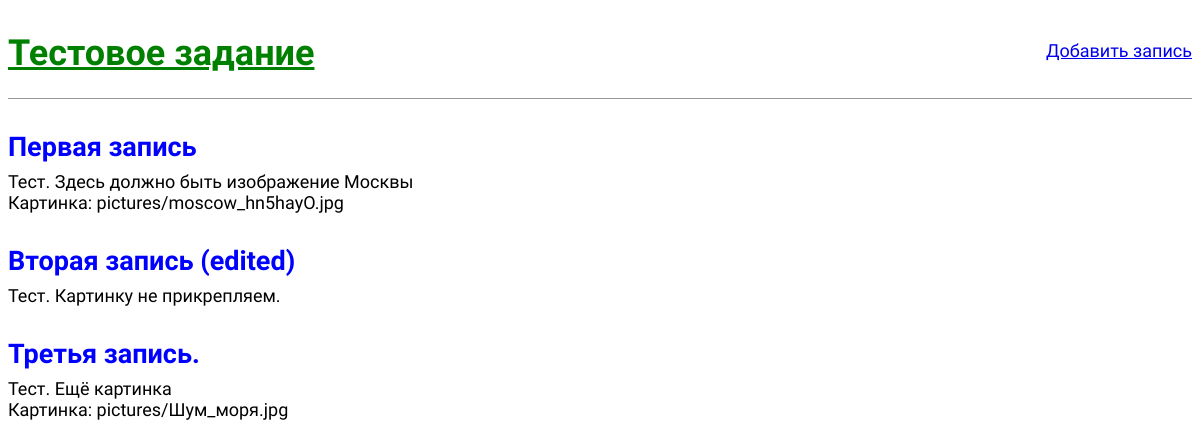
Before: / with the older database file.
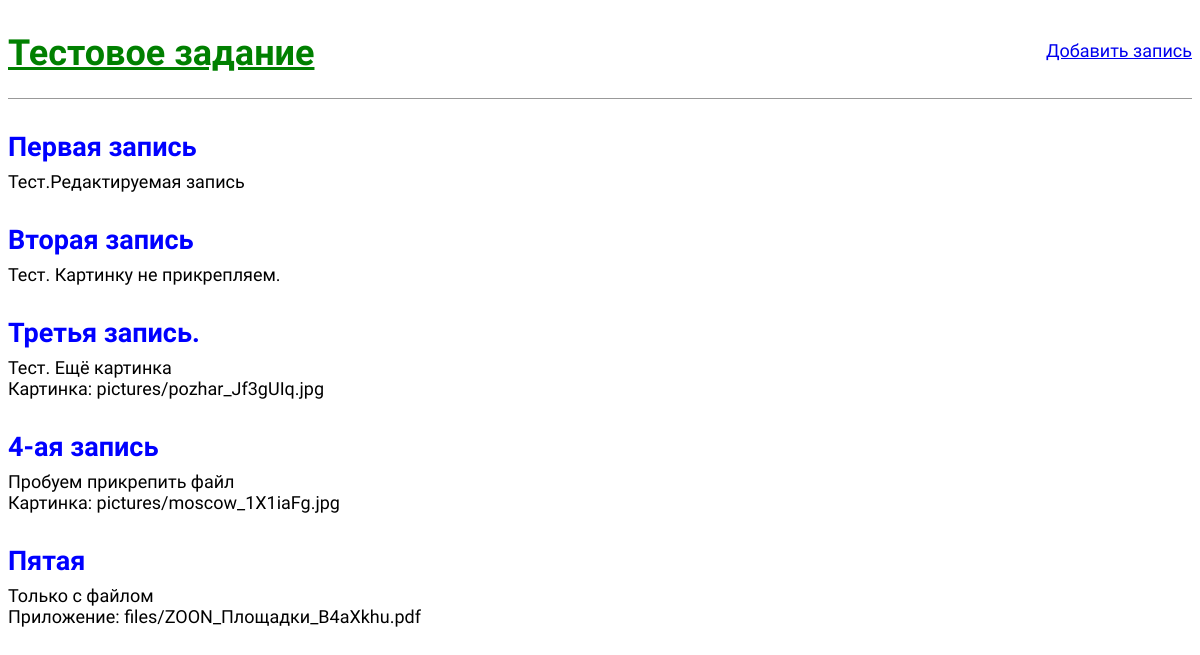
After: the same page with the newer database file.
### redactor/models.py (models this page shows, shortened)
class Post(models.Model):
    title = models.CharField(verbose_name='Заголовок', max_length=200)
    body = models.TextField(verbose_name='Публикация')
    image = models.ImageField(verbose_name='Картинка', upload_to='pictures', blank=True, null=True)
    file = models.FileField(verbose_name='Приложение', upload_to='files', null=True)

### redactor/views.py (the view)
# urls.py: path('', views.RedListView.as_view(), name='home'),
class RedListView(ListView):
    model = Post
    template_name = 'home.html'

### templates/home.html
{% extends 'base.html' %}
{% block content %}
    {% for post in object_list %}
        <div class="post-entry">
            <h2><a href="{% url 'post_detail' post.pk %}">{{ post.title }}</a></h2>
            <p>{{ post.body }}</p>
            {% if post.image %}
                <p>Картинка: {{ post.image }}</p>
            {% elif post.file %}
                <p>Приложение: {{ post.file }}</p>
            {% endif %}
        </div>
    {% endfor %}
{% endblock content %}

### templates/base.html (shortened to what this page needs)
{% load static %}
<!DOCTYPE html>
<html lang="en">
<head>
    <link rel="stylesheet" href="{% static 'css/base.css' %}">
</head>
<body>
    <div class="container">
        <header>
            <div class="nav-left">
                <h1><a href="/">Тестовое задание</a></h1>
            </div>
            <div class="nav-right">
                <a href="{% url 'post_new' %}">Добавить запись</a>
            </div>
        </header>
        {% block content %}
        {% endblock content %}
    </div>
</body>
</html>

### static/css/base.css (style rules this page uses)
body { font-family: 'Source Sans Pro', sans-serif; font-size: 18px; }
header { border-bottom: 1px solid #999; margin-bottom: 2rem; display: flex; }
header h1 a { color: green; }
.nav-left { margin-right: auto; }
.nav-right { display: flex; padding-top: 2rem; }
.post-entry { margin-bottom: 2rem; }
.post-entry h2 { margin: 0.5rem 0; }
.post-entry h2 a, .post-entry h2 a:visited { color: blue; text-decoration: none; }
.post-entry p { margin: 0; font-weight: 400; }

Changed rows visible on the page:
changed Post "Первая запись": body "Тест. Здесь должно быть изображение Москвы" → "Тест.Редактируемая запись"; image "pictures/moscow_hn5hayO.jpg" → (not shown)
changed Post "Тест. Картинку не прикрепляем.": title "Вторая запись (edited)" → "Вторая запись"
changed Post "Третья запись.": image "pictures/Шум_моря.jpg" → "pictures/pozhar_Jf3gUIq.jpg"
added Post: title "4-ая запись", body "Пробуем прикрепить файл", image "pictures/moscow_1X1iaFg.jpg"
added Post: title "Пятая", body "Только с файлом", file "files/ZOON_Площадки_B4aXkhu.pdf"
